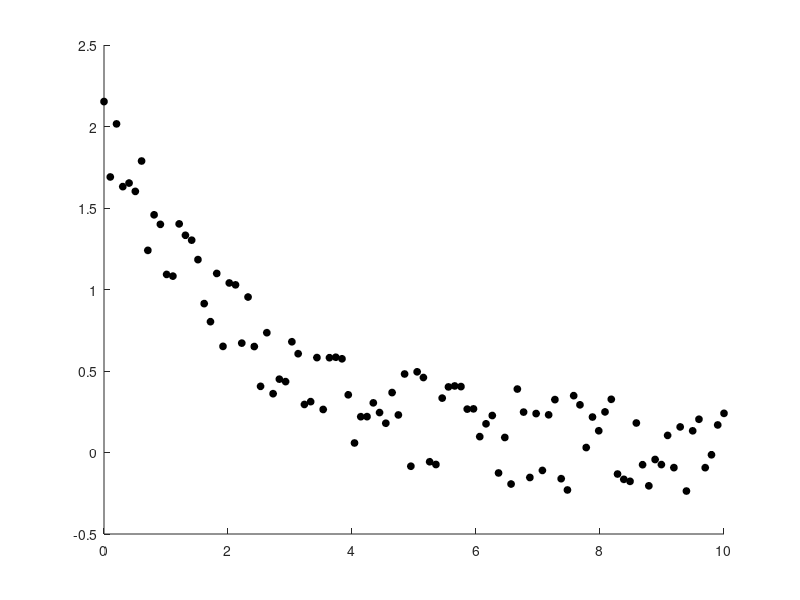

Source code (MATLAB): (Note: this script raises an error after producing the figure.)
% A basic fit to exponential
x = linspace(0,10);
r = .3*(rand(size(x))*2 -1); % centered about zero, excursion max = .3
y = 2*exp(-x/2.2)+r;

figure; hold on;
% Plot the data
plot(x,y,'ko','MarkerSize',5,'MarkerFaceColor','k');

% Fit the data - output will appear in the command window
myfit = fit(x',y','exp1')

% Plot the fit
lh = plot(myfit);
set(lh,'Color','r');
legend('Data','Fit');
title('Curve Fit Demo');
